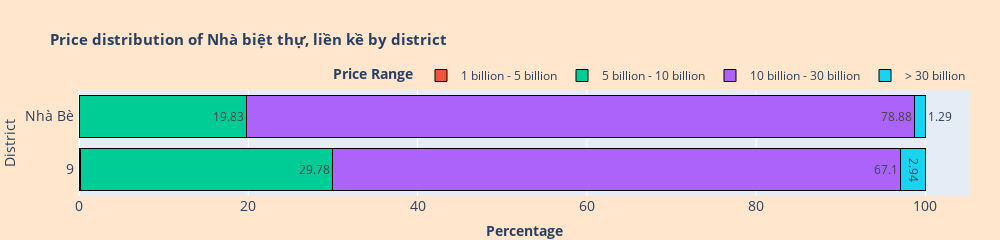

The code cell stored with this chart in its notebook:
### Markdown cell above
#### **Nhà biệt thự, liền kề:**

### Code cell
Price_distribution_of_type('Nhà biệt thự, liền kề')

### Figure 1 — Plotly figure (JSON) as saved in the notebook; plotly's stock layout.template omitted (floating-point values rounded to 4 significant figures)
{"data": [{"alignmentgroup": "True", "hovertemplate": "%{text} (%) of <b>Nhà biệt thự, liền kề</b> in %{y} have price in range %{fullData.name}", "legendgroup": "1 billion - 5 billion", "marker": {"color": "#EF553B", "line": {"color": "black", "width": 1}, "pattern": {"shape": ""}}, "name": "1 billion - 5 billion", "offsetgroup": "1 billion - 5 billion", "orientation": "h", "showlegend": true, "text": [0.18], "textposition": "auto", "type": "bar", "x": [0.18], "xaxis": "x", "y": ["9"], "yaxis": "y"}, {"alignmentgroup": "True", "hovertemplate": "%{text} (%) of <b>Nhà biệt thự, liền kề</b> in %{y} have price in range %{fullData.name}", "legendgroup": "5 billion - 10 billion", "marker": {"color": "#00cc96", "line": {"color": "black", "width": 1}, "pattern": {"shape": ""}}, "name": "5 billion - 10 billion", "offsetgroup": "5 billion - 10 billion", "orientation": "h", "showlegend": true, "text": [29.78, 19.83], "textposition": "auto", "type": "bar", "x": [29.78, 19.83], "xaxis": "x", "y": ["9", "Nhà Bè"], "yaxis": "y"}, {"alignmentgroup": "True", "hovertemplate": "%{text} (%) of <b>Nhà biệt thự, liền kề</b> in %{y} have price in range %{fullData.name}", "legendgroup": "10 billion - 30 billion", "marker": {"color": "#ab63fa", "line": {"color": "black", "width": 1}, "pattern": {"shape": ""}}, "name": "10 billion - 30 billion", "offsetgroup": "10 billion - 30 billion", "orientation": "h", "showlegend": true, "text": [67.1, 78.88], "textposition": "auto", "type": "bar", "x": [67.1, 78.88], "xaxis": "x", "y": ["9", "Nhà Bè"], "yaxis": "y"}, {"alignmentgroup": "True", "hovertemplate": "%{text} (%) of <b>Nhà biệt thự, liền kề</b> in %{y} have price in range %{fullData.name}", "legendgroup": "> 30 billion", "marker": {"color": "#19d3f3", "line": {"color": "black", "width": 1}, "pattern": {"shape": ""}}, "name": "> 30 billion", "offsetgroup": "> 30 billion", "orientation": "h", "showlegend": true, "text": [2.94, 1.29], "textposition": "auto", "type": "bar", "x": [2.94, 1.29], "xaxis": "x", "y": ["9", "Nhà Bè"], "yaxis": "y"}], "layout": {"barmode": "stack", "height": 200, "legend": {"orientation": "h", "title": {"text": "<b>Price Range</b>"}, "tracegroupgap": 0, "x": 1, "xanchor": "right", "y": 1, "yanchor": "bottom"}, "margin": {"b": 0, "l": 20, "r": 30, "t": 90}, "paper_bgcolor": "#ffe6cc", "title": {"font": {"size": 15}, "text": "<b>Price distribution of Nhà biệt thự, liền kề by district</b>"}, "width": 1000, "xaxis": {"anchor": "y", "domain": [0, 1], "tickfont": {"size": 14}, "title": {"text": "<b>Percentage</b>"}}, "yaxis": {"anchor": "x", "domain": [0, 1], "tickfont": {"size": 14}, "ticksuffix": " ", "title": {"text": "District"}}}}
